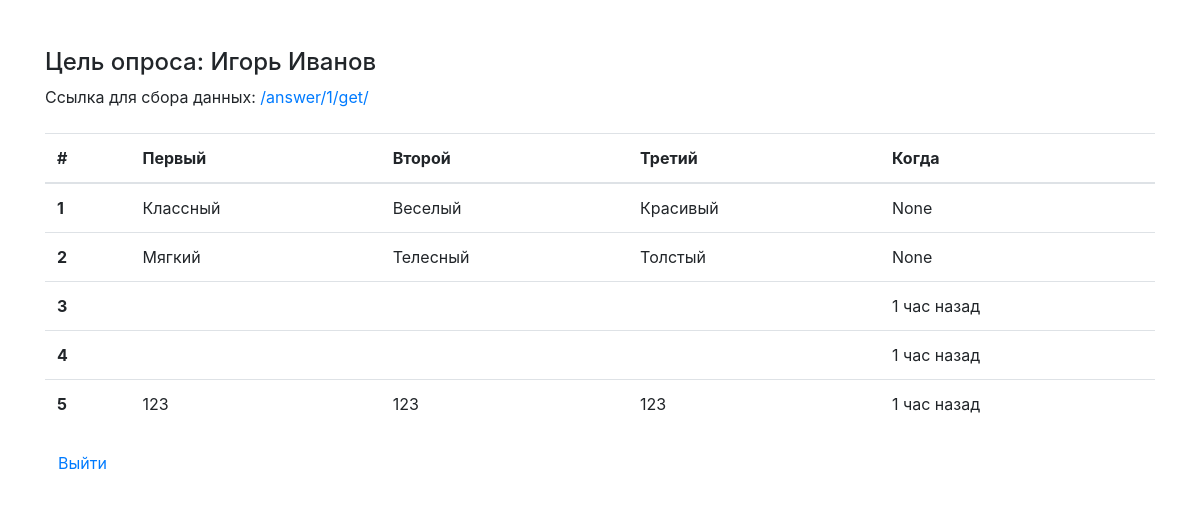
Page /answers/ (signed in) on the committed database.
### core/models.py (models this page shows, shortened)
class Answer(models.Model):
    user = models.ForeignKey(User, verbose_name='О ком ответ', on_delete=models.CASCADE, related_name='answers')
    answer1 = models.CharField(max_length=255, verbose_name='Первый', blank=True)
    answer2 = models.CharField(max_length=255, verbose_name='Второй', blank=True)
    answer3 = models.CharField(max_length=255, verbose_name='Третий', blank=True)
    created = models.DateTimeField(verbose_name='Дата создания', auto_now_add=True)

### core/views.py (the view)
# urls.py: path('answers/', login_required(AnswerListView.as_view()), name='answers'),
class AnswerListView(ListView):
    model = Answer
    paginate_by = 1000  # if pagination is desired
    def get_queryset(self):
        return Answer.objects.filter(user=self.request.user)

### templates/core/answer_list.html
{% extends 'main.html' %}
{% load humanize %}
{% block content %}
    {% include 'core/include/results.html' %}
{% endblock %}

### templates/core/include/results.html (shortened to what this page needs)
{% load humanize %}
<section>
    <div class="container mt-5">
        <div class="row">
            <div class="col-12">
                <h4>Цель опроса: {{ user.get_full_name }}</h4>
                <p>Ссылка для сбора данных: <a
                        href="{% url 'core:answer-get' user.id %}">{% url 'core:answer-get' user.id %}</a></p>
                <table class="table mt-4">
                    <thead>
                    <tr>
                        <th scope="col">#</th>
                        <th scope="col">Первый</th>
                        <th scope="col">Второй</th>
                        <th scope="col">Третий</th>
                        <th scope="col">Когда</th>
                    </tr>
                    </thead>
                    <tbody>
                    {% for a in answer_list %}
                        <tr>
                            <th scope="row">{{ forloop.counter }}</th>
                            <td>{{ a.answer1 }}</td>
                            <td>{{ a.answer2 }}</td>
                            <td>{{ a.answer3 }}</td>
                            <td>{{ a.created|naturaltime }}</td>
                        </tr>
                    {% endfor %}
                    </tbody>
                </table>
            </div>
        </div>
        <div class="row">
            <div class="col-12">
                <form id="form_logout" method="post" action="{% url 'account_logout' %}">
                    <button type="submit" class="btn btn-link">Выйти</button>
                </form>
            </div>
        </div>
    </div>
</section>

### rows in the picture
Answer: answer1 "Классный", answer2 "Веселый", answer3 "Красивый", created "None"
Answer: answer1 "Мягкий", answer2 "Телесный", answer3 "Толстый", created "None"
Answer: created "1 час назад"
Answer: created "1 час назад"
Answer: answer1 "123", answer2 "123", answer3 "123", created "1 час назад"

### other values in the picture
{{ user.get_full_name }} "Игорь Иванов"
